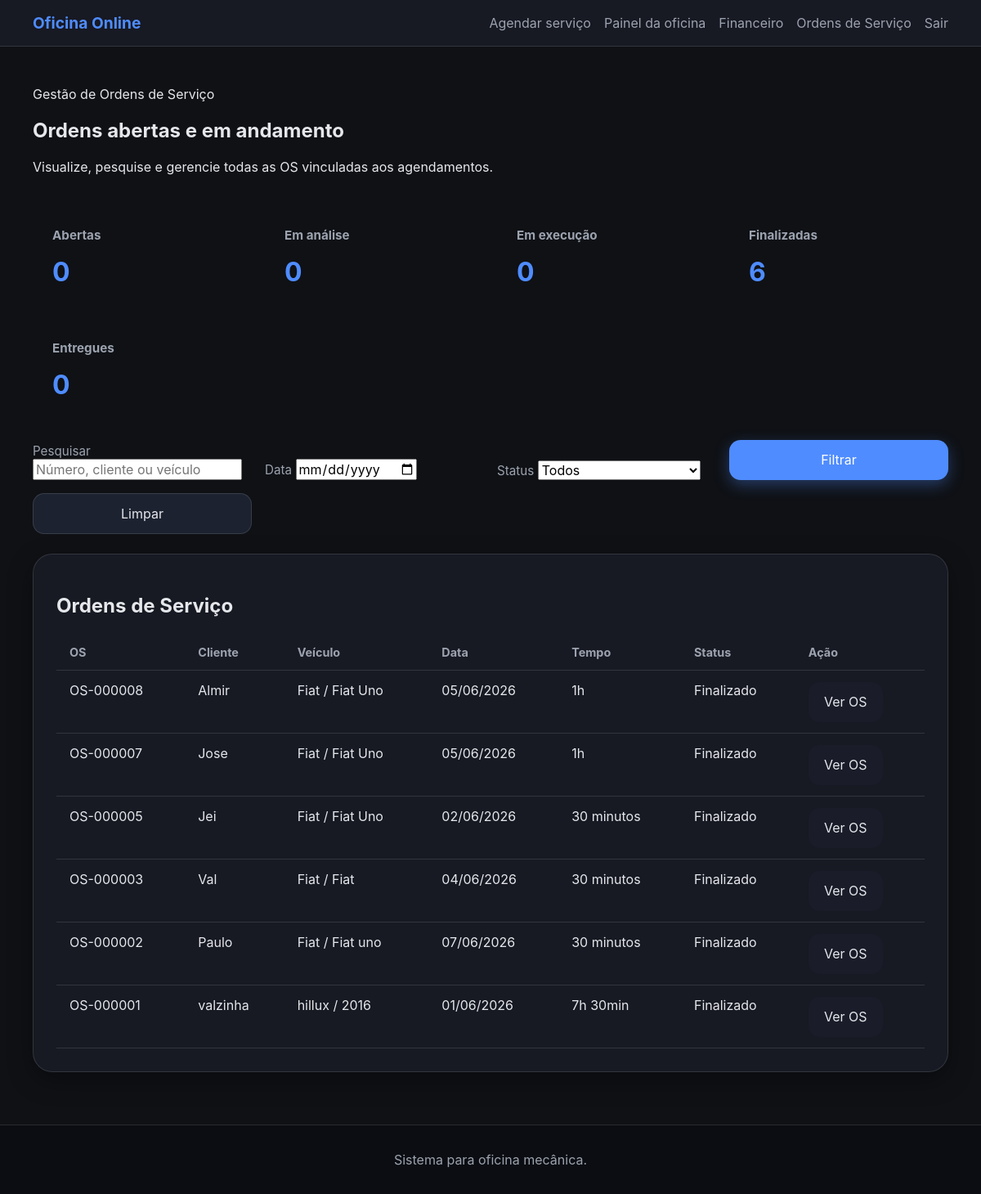
The page /os/ (signed in) on the database its author committed.
### agenda/models.py (models this page shows, shortened)
class OficinaOwnedModel(models.Model):
    oficina = models.ForeignKey(
        'agenda.Oficina',
        on_delete=models.CASCADE,
        related_name='%(class)ss',
        verbose_name='Oficina'
    )
    class Meta:
        abstract = True

class OrdemServico(OficinaOwnedModel):
    class Status(models.TextChoices):
        RECEBIDO = 'received', 'Recebido'
        ANALYSIS = 'analysis', 'Em análise'
        WAITING_APPROVAL = 'waiting_approval', 'Aguardando aprovação'
        IN_PROGRESS = 'in_execution', 'Em execução'
        COMPLETED = 'completed', 'Finalizado'
        DELIVERED = 'delivered', 'Entregue'
        CANCELED = 'canceled', 'Cancelado'
    booking = models.OneToOneField(
        'agenda.Booking',
        on_delete=models.CASCADE,
        related_name='ordem_servico'
    )
    order_number = models.CharField('Número da OS', max_length=15, unique=True, editable=False)
    client_name = models.CharField('Nome do cliente', max_length=120)
    phone = models.CharField('Telefone', max_length=25)
    vehicle_brand = models.CharField('Marca do veículo', max_length=80)
    vehicle_model = models.CharField('Modelo do veículo', max_length=80)
    vehicle_year = models.PositiveSmallIntegerField('Ano do veículo')
    plate = models.CharField('Placa', max_length=20, blank=True)
    mileage = models.PositiveIntegerField('Quilometragem', null=True, blank=True)
    mechanic_name = models.CharField('Mecânico responsável', max_length=120, blank=True)
    payment_method = models.CharField('Forma de pagamento', max_length=25, choices=PAYMENT_METHOD_CHOICES, blank=True)
    warranty = models.CharField('Garantia do serviço', max_length=120, blank=True, default='30 dias')
    service_value = models.DecimalField('Valor do serviço', max_digits=10, decimal_places=2, default=0)
    parts_value = models.DecimalField('Valor total de peças', max_digits=10, decimal_places=2, default=0)
    total_value = models.DecimalField('Valor total', max_digits=10, decimal_places=2, default=0)
    estimated_profit = models.DecimalField('Lucro estimado', max_digits=10, decimal_places=2, default=0)
    completed_at = models.DateTimeField('Concluído em', null=True, blank=True)
    problem_description = models.TextField('Problema relatado')
    duration_minutes = models.PositiveSmallIntegerField('Tempo estimado (minutos)', choices=DURATION_CHOICES)
    scheduled_date = models.DateField('Data do agendamento')
    observations = models.TextField('Observações da oficina', blank=True)
    status = models.CharField('Status da OS', max_length=20, choices=Status.choices, default=Status.RECEBIDO)
    created_at = models.DateTimeField('Criado em', auto_now_add=True)
    updated_at = models.DateTimeField('Atualizado em', auto_now=True)
    class Meta:
        ordering = ['-created_at']
        verbose_name = 'Ordem de Serviço'
        verbose_name_plural = 'Ordens de Serviço'
    def __init__(self, *args, **kwargs):
        super().__init__(*args, **kwargs)
        self._original_status = self.status
    @property
    def status_label(self):
        return self.get_status_display()
    @property
    def duration_label(self):
        return format_duration(self.duration_minutes)

### agenda/views.py (the view, shortened to what this page needs)
# urls.py: path('os/', OrdemServicoListView.as_view(), name='os_list'),
class OrdemServicoListView(StaffRequiredMixin, TemplateView):
    template_name = 'agenda/os_list.html'
    def get_context_data(self, **kwargs):
        context = super().get_context_data(**kwargs)
        query = self.request.GET.get('q', '').strip()
        status = self.request.GET.get('status', '')
        date_filter = self.request.GET.get('date', '')
        orders = OrdemServico.objects.select_related('booking').filter(oficina=self.oficina)
        if status:
            orders = orders.filter(status=status)
        if date_filter:
            orders = orders.filter(scheduled_date=date_filter)
        status_summary = {choice[0]: 0 for choice in OrdemServico.Status.choices}
        totals = OrdemServico.objects.filter(oficina=self.oficina).values('status').annotate(total=Count('id'))
        for item in totals:
            status_summary[item['status']] = item['total']
        context.update({
            'orders': orders.order_by('-created_at'),
            'query': query,
            'status_filter': status,
            'date_filter': date_filter,
            'status_choices': OrdemServico.Status.choices,
            'status_summary': status_summary,
        })
        return context

### agenda/models.py (called while the page is built)
def format_duration(minutes: int) -> str:
    if minutes == 30:
        return '30 minutos'
    if minutes < 60:
        return f'{minutes} minutos'
    hours = minutes // 60
    remainder = minutes % 60
    if remainder:
        return f'{hours}h {remainder}min'
    return f'{hours}h'

### agenda/views.py (called while the page is built, shortened)
    def dispatch(self, request, *args, **kwargs):
        if request.user.is_authenticated and request.user.is_staff:
            self._ensure_user_oficina()
        return super().dispatch(request, *args, **kwargs)

    def _ensure_user_oficina(self):
        if hasattr(self.request.user, 'oficina'):
            return self.request.user.oficina

    def test_func(self):
        return self.request.user.is_staff and hasattr(self.request.user, 'oficina')

    @property
    def oficina(self):
        return self._ensure_user_oficina()

### agenda/templates/agenda/os_list.html (shortened to what this page needs)
{% extends 'agenda/base.html' %}
{% block content %}
<section class="dashboard-overview">
    <div class="dashboard-head">
        <div>
            <p class="eyebrow">Gestão de Ordens de Serviço</p>
            <h1>Ordens abertas e em andamento</h1>
            <p>Visualize, pesquise e gerencie todas as OS vinculadas aos agendamentos.</p>
        </div>
    </div>
    <div class="summary-grid">
        <article class="summary-card">
            <h3>Abertas</h3>
            <p>{{ status_summary.received|default:0 }}</p>
        </article>
        <article class="summary-card">
            <h3>Em análise</h3>
            <p>{{ status_summary.analysis|default:0 }}</p>
        </article>
        <article class="summary-card">
            <h3>Em execução</h3>
            <p>{{ status_summary.in_execution|default:0 }}</p>
        </article>
        <article class="summary-card">
            <h3>Finalizadas</h3>
            <p>{{ status_summary.completed|default:0 }}</p>
        </article>
        <article class="summary-card">
            <h3>Entregues</h3>
            <p>{{ status_summary.delivered|default:0 }}</p>
        </article>
    </div>
    <section class="filters-panel">
        <form class="filters-form" method="get">
            <div class="filter-field">
                <label for="id_q">Pesquisar</label>
                <input id="id_q" name="q" value="{{ query }}" placeholder="Número, cliente ou veículo" />
            </div>
            <div class="filter-field">
                <label for="id_date">Data</label>
                <input id="id_date" type="date" name="date" value="{{ date_filter }}" />
            </div>
            <div class="filter-field">
                <label for="id_status">Status</label>
                <select id="id_status" name="status">
                    <option value="">Todos</option>
                </select>
            </div>
            <button class="btn btn-primary" type="submit">Filtrar</button>
            <a class="btn btn-secondary" href="{% url 'agenda:os_list' %}">Limpar</a>
        </form>
    </section>
    <section class="table-panel">
        <div class="table-card">
            <h2>Ordens de Serviço</h2>
            <div class="overflow-table">
                <table>
                    <thead>
                        <tr>
                            <th>OS</th>
                            <th>Cliente</th>
                            <th>Veículo</th>
                            <th>Data</th>
                            <th>Tempo</th>
                            <th>Status</th>
                            <th>Ação</th>
                        </tr>
                    </thead>
                    <tbody>
                        {% for ordem in orders %}
                        <tr>
                            <td>{{ ordem.order_number }}</td>
                            <td>{{ ordem.client_name }}</td>
                            <td>{{ ordem.vehicle_brand }} / {{ ordem.vehicle_model }}</td>
                            <td>{{ ordem.scheduled_date|date:'d/m/Y' }}</td>
                            <td>{{ ordem.duration_label }}</td>
                            <td>{{ ordem.status_label }}</td>
                            <td>
                                <a class="btn btn-tertiary" href="{% url 'agenda:os_detail' ordem.pk %}">Ver OS</a>
                            </td>
                        </tr>
                        {% empty %}
                        <tr>
                            <td colspan="7">Nenhuma ordem de serviço encontrada.</td>
                        </tr>
                        {% endfor %}
                    </tbody>
                </table>
            </div>
        </div>
    </section>
</section>
{% endblock %}

### agenda/static/agenda/styles.css (style rules this page uses)
:root { --bg: #0f1115; --surface: #171923; --surface-2: #1d2230; --surface-3: #222838; --primary: #4f8cff; --primary-soft: #7aa2ff; --accent: #f5a623; --text: #e5e7eb; --muted: #9ca3af; --border: rgba(255, 255, 255, 0.12); }
* { box-sizing: border-box; }
body { margin: 0; font-family: Inter, system-ui, -apple-system, BlinkMacSystemFont, 'Segoe UI', sans-serif; background: var(--bg); color: var(--text); min-height: 100vh; -webkit-font-smoothing: antialiased; -moz-osx-font-smoothing: grayscale; }
a { text-decoration: none; color: inherit; }
button, input, select, textarea { font: inherit; }
.hero-card, .form-card, .table-card, .calendar-card, .panel-card { background: var(--surface); border: 1px solid var(--border); border-radius: 24px; padding: 1.75rem; box-shadow: 0 10px 30px rgba(0,0,0,0.35); }
.btn { display: inline-flex; align-items: center; justify-content: center; gap: 0.5rem; padding: 0.9rem 1.2rem; border-radius: 14px; border: none; cursor: pointer; transition: transform 0.2s ease, box-shadow 0.2s ease; }
.btn-primary { background: var(--primary); color: #fff; box-shadow: 0 6px 18px rgba(79,140,255,0.35); }
.table-card table { width: 100%; border-collapse: collapse; }
.table-card th, .table-card td { padding: 0.85rem 1rem; border-bottom: 1px solid var(--border); }
.btn-secondary { background: #1d2230; border: 1px solid var(--border); color: var(--text); }
.btn-tertiary { background: #1a1d29; color: var(--text); }
.dashboard-overview { display: grid; gap: 1.5rem; }
.dashboard-head { display: flex; justify-content: space-between; gap: 1rem; align-items: center; }
.summary-grid { display: grid; grid-template-columns: repeat(4, minmax(180px, 1fr)); gap: 1rem; }
.summary-card { padding: 1.5rem; }
.summary-card h3 { margin: 0 0 1rem; font-size: 0.95rem; color: var(--muted); }
.summary-card p { margin: 0; font-size: 2rem; font-weight: 700; color: var(--primary); }
.filters-form { display: grid; grid-template-columns: repeat(4, minmax(160px, 1fr)); gap: 1rem; align-items: end; }
.filter-field label { font-size: 0.95rem; color: var(--muted); }
.overflow-table { overflow-x: auto; }
table { width: 100%; border-collapse: collapse; }
thead th, tbody td { padding: 0.9rem 1rem; border-bottom: 1px solid rgba(31, 79, 139, 0.08); text-align: left; vertical-align: top; }
thead th { font-size: 0.9rem; color: var(--muted); }

### rows shown on the page
OrdemServico: order_number "OS-000008", client_name "Almir", vehicle_brand "Fiat", vehicle_model "Fiat Uno", scheduled_date "05/06/2026", duration_label "1h", status_label "Finalizado"
OrdemServico: order_number "OS-000007", client_name "Jose", vehicle_brand "Fiat", vehicle_model "Fiat Uno", scheduled_date "05/06/2026", duration_label "1h", status_label "Finalizado"
OrdemServico: order_number "OS-000005", client_name "Jei", vehicle_brand "Fiat", vehicle_model "Fiat Uno", scheduled_date "02/06/2026", duration_label "30 minutos", status_label "Finalizado"
OrdemServico: order_number "OS-000003", client_name "Val", vehicle_brand "Fiat", vehicle_model "Fiat", scheduled_date "04/06/2026", duration_label "30 minutos", status_label "Finalizado"
OrdemServico: order_number "OS-000002", client_name "Paulo", vehicle_brand "Fiat", vehicle_model "Fiat uno", scheduled_date "07/06/2026", duration_label "30 minutos", status_label "Finalizado"
OrdemServico: order_number "OS-000001", client_name "valzinha", vehicle_brand "hillux", vehicle_model "2016", scheduled_date "01/06/2026", duration_label "7h 30min", status_label "Finalizado"

### other values the page prints
{{ status_summary.received|default:0 }} "0"
{{ status_summary.analysis|default:0 }} "0"
{{ status_summary.in_execution|default:0 }} "0"
{{ status_summary.completed|default:0 }} "6"
{{ status_summary.delivered|default:0 }} "0"
